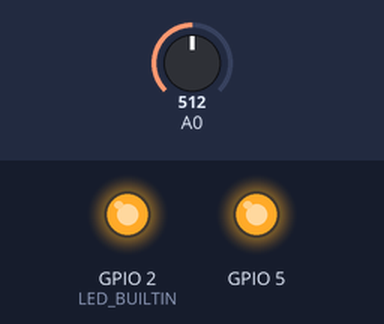
Bench run of a sketch on a simulated ESP8266 (NodeMCU). On the bench: output pins drawn as LEDs (lit = HIGH, except the on-board LED, lit = LOW). Inputs (shaded band) come from the test bench; at power-on: A0 = 512. WiFi joins after 1.5 s; servers stay silent unless stated; uploads are accepted with an empty reply; what the sketch prints to the serial monitor is not drawn.

Above: at 1.8 s.
At 4.5 s:
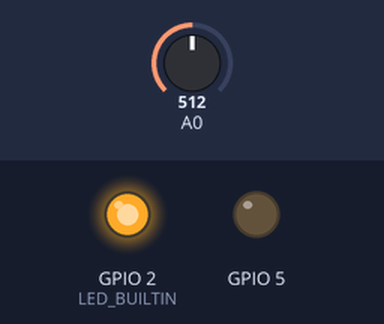
Timing chart, 0 to 7.7 s (numbered marks = the images above):
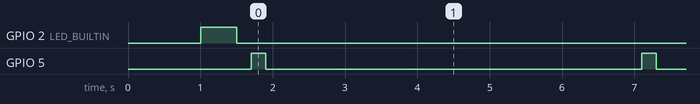

Measured:
- by itself, GPIO 2 (LED_BUILTIN): HIGH → LOW at 1.5 s
- by itself, GPIO 5: alternates HIGH for 0.20 s and LOW for 5.2 s

The sketch:

firmware_to_api_rest.ino
```cpp
#include <ESP8266WiFi.h>

#include <ESP8266HTTPClient.h>
#include <ArduinoJson.h>

void setup() {
  Serial.begin(115200);
  Serial.println("Iniciando");//Serial connection
  WiFi.begin("Game Dev", "Gamedev19.");   //WiFi connection
  pinMode(LED_BUILTIN, OUTPUT);
  pinMode(5, OUTPUT);

  while (WiFi.status() != WL_CONNECTED) {  //Wait for the WiFI connection completion
    digitalWrite(LED_BUILTIN, LOW);   // Turn the LED on (Note that LOW is the voltage level
    // but actually the LED is on; this is because
    // it is active low on the ESP-01)
    delay(1000);                      // Wait for a second
    digitalWrite(LED_BUILTIN, HIGH);
    delay(500);
    Serial.println("Waiting for connection");
  }

}

void loop() {

  if (WiFi.status() == WL_CONNECTED) { //Check WiFi connection status
    digitalWrite(LED_BUILTIN, LOW);
    StaticJsonBuffer<300> JSONbuffer;   //Declaring static JSON buffer
    JsonObject& JSONencoder = JSONbuffer.createObject();

    JSONencoder["sensor"] = 3;
    JSONencoder["valor"] = analogRead(A0);

    char JSONmessageBuffer[300];
    JSONencoder.prettyPrintTo(JSONmessageBuffer, sizeof(JSONmessageBuffer));
    Serial.println(JSONmessageBuffer);

    HTTPClient http;    //Declare object of class HTTPClient

    http.begin("http://us-central1-gma-api-rest.cloudfunctions.net/api/send");      //Specify request destination
    http.addHeader("Content-Type", "application/json");  //Specify content-type header

    int httpCode = http.POST(JSONmessageBuffer);   //Send the request
    String payload = http.getString();

    Serial.println(httpCode);   //Print HTTP return code
    Serial.println(payload);    //Print request response payload
    if(httpCode == 200){
      digitalWrite(5, HIGH);
      delay(200);
      digitalWrite(5, LOW);
    }
    http.end();  //Close connection

  } else {
    digitalWrite(LED_BUILTIN, LOW);
    delay(500);
    digitalWrite(LED_BUILTIN, HIGH);
    delay(500);
    Serial.println("Waiting for connection");


  }

  delay(5000);  //Send a request every 30 seconds

}
```
